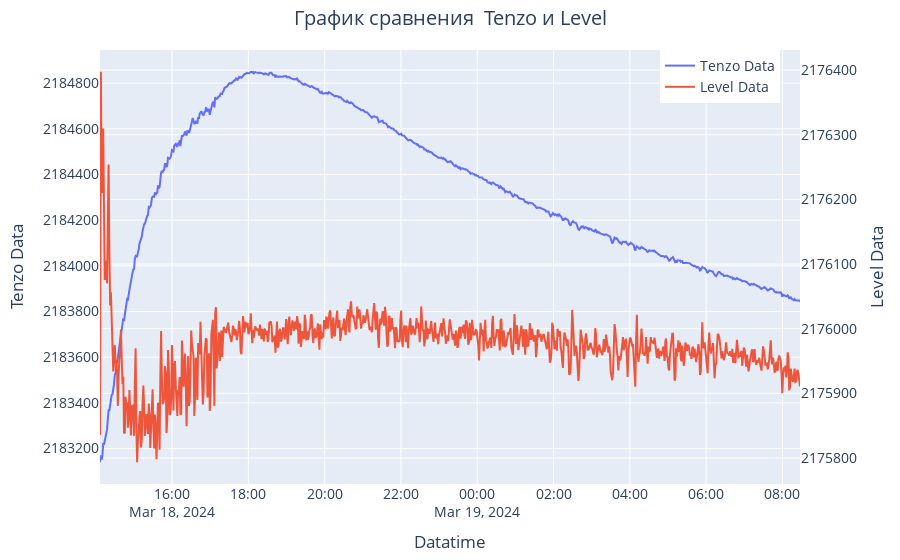

The code cell stored with this chart in its notebook:
### Code cell
fig = go.Figure()

fig.add_trace(go.Scatter(x=df['Datetime'], y=df.tnzl, mode='lines', name='Tenzo Data'))
fig.add_trace(go.Scatter(x=df['Datetime'], y=level_dHdt, mode='lines', name='Level Data', yaxis='y2'))
    
  
fig.update_layout(
    legend=dict(x=.8),
    title='График сравнения  Tenzo и Level',
    title_x=0.5,
    xaxis=dict(title='Datatime'),
    yaxis=dict(tickformat ='d',title='Tenzo Data', side='left'),
    yaxis2=dict(tickformat ='d',title='Level Data', overlaying='y', side='right'),
    hovermode="x",
    font=dict(size=14),
    margin=dict(l=100, r=100, t=50, b=50) 
    )
fig.show()

### Figure 1 — Plotly figure (JSON) as saved in the notebook; plotly's stock layout.template omitted (floating-point values rounded to 4 significant figures; data arrays with more than 128 entries replaced by an {"elided": "..."} marker saying what was removed)
{"data": [{"mode": "lines", "name": "Tenzo Data", "type": "scatter", "x": {"elided": "909 str values"}, "y": {"elided": "909 int values"}}, {"mode": "lines", "name": "Level Data", "type": "scatter", "x": {"elided": "909 str values"}, "y": {"elided": "909 float values"}, "yaxis": "y2"}], "layout": {"font": {"size": 14}, "hovermode": "x", "legend": {"x": 0.8}, "margin": {"b": 50, "l": 100, "r": 100, "t": 50}, "title": {"text": "График сравнения  Tenzo и Level", "x": 0.5}, "xaxis": {"title": {"text": "Datatime"}}, "yaxis": {"side": "left", "tickformat": "d", "title": {"text": "Tenzo Data"}}, "yaxis2": {"overlaying": "y", "side": "right", "tickformat": "d", "title": {"text": "Level Data"}}}}
